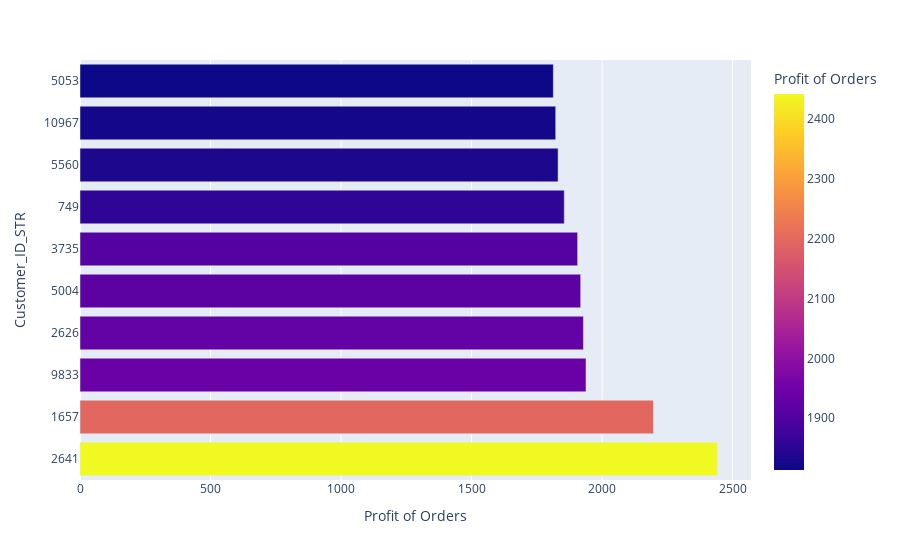

The notebook cell saved with this chart:
### Markdown cell above
#### Top 10 customers which have given the company the most profit

### Code cell
df1['Customer_ID_STR'] = df1['Customer Id'].astype(str)
data_customers_profit = df1.groupby(['Customer_ID_STR'])['Order Profit Per Order'].sum().reset_index(name = 'Profit of Orders').sort_values(by = 'Profit of Orders',
                                                                                                                                            ascending = False)
px.bar(data_customers_profit.head(10),x = 'Profit of Orders', y = 'Customer_ID_STR' , color = 'Profit of Orders')

### Figure 1 — Plotly figure (JSON) as saved in the notebook; plotly's stock layout.template omitted (floating-point values rounded to 4 significant figures)
{"data": [{"alignmentgroup": "True", "hovertemplate": "Profit of Orders=%{marker.color}<br>Customer_ID_STR=%{y}<extra></extra>", "legendgroup": "", "marker": {"color": [2442.0, 2197.0, 1938.0, 1929.0, 1918.0, 1906.0, 1855.0, 1831.0, 1822.0, 1813.0], "coloraxis": "coloraxis", "pattern": {"shape": ""}}, "name": "", "offsetgroup": "", "orientation": "h", "showlegend": false, "textposition": "auto", "type": "bar", "x": [2442.0, 2197.0, 1938.0, 1929.0, 1918.0, 1906.0, 1855.0, 1831.0, 1822.0, 1813.0], "xaxis": "x", "y": ["2641", "1657", "9833", "2626", "5004", "3735", "749", "5560", "10967", "5053"], "yaxis": "y"}], "layout": {"barmode": "relative", "coloraxis": {"colorbar": {"title": {"text": "Profit of Orders"}}, "colorscale": [[0, "#0d0887"], [0.1111, "#46039f"], [0.2222, "#7201a8"], [0.3333, "#9c179e"], [0.4444, "#bd3786"], [0.5556, "#d8576b"], [0.6667, "#ed7953"], [0.7778, "#fb9f3a"], [0.8889, "#fdca26"], [1, "#f0f921"]]}, "legend": {"tracegroupgap": 0}, "margin": {"t": 60}, "xaxis": {"anchor": "y", "domain": [0, 1], "title": {"text": "Profit of Orders"}}, "yaxis": {"anchor": "x", "domain": [0, 1], "title": {"text": "Customer_ID_STR"}}}}
